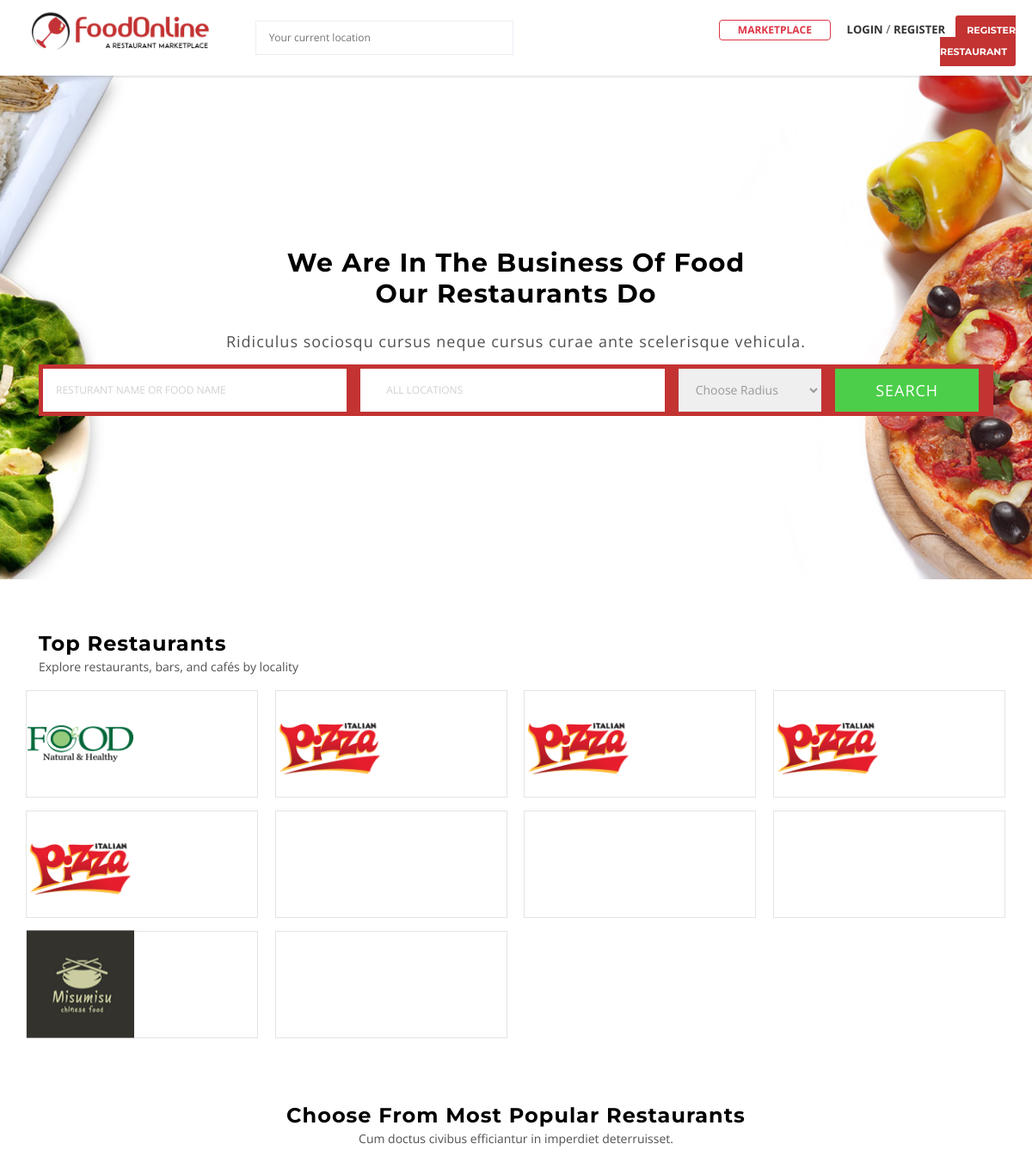
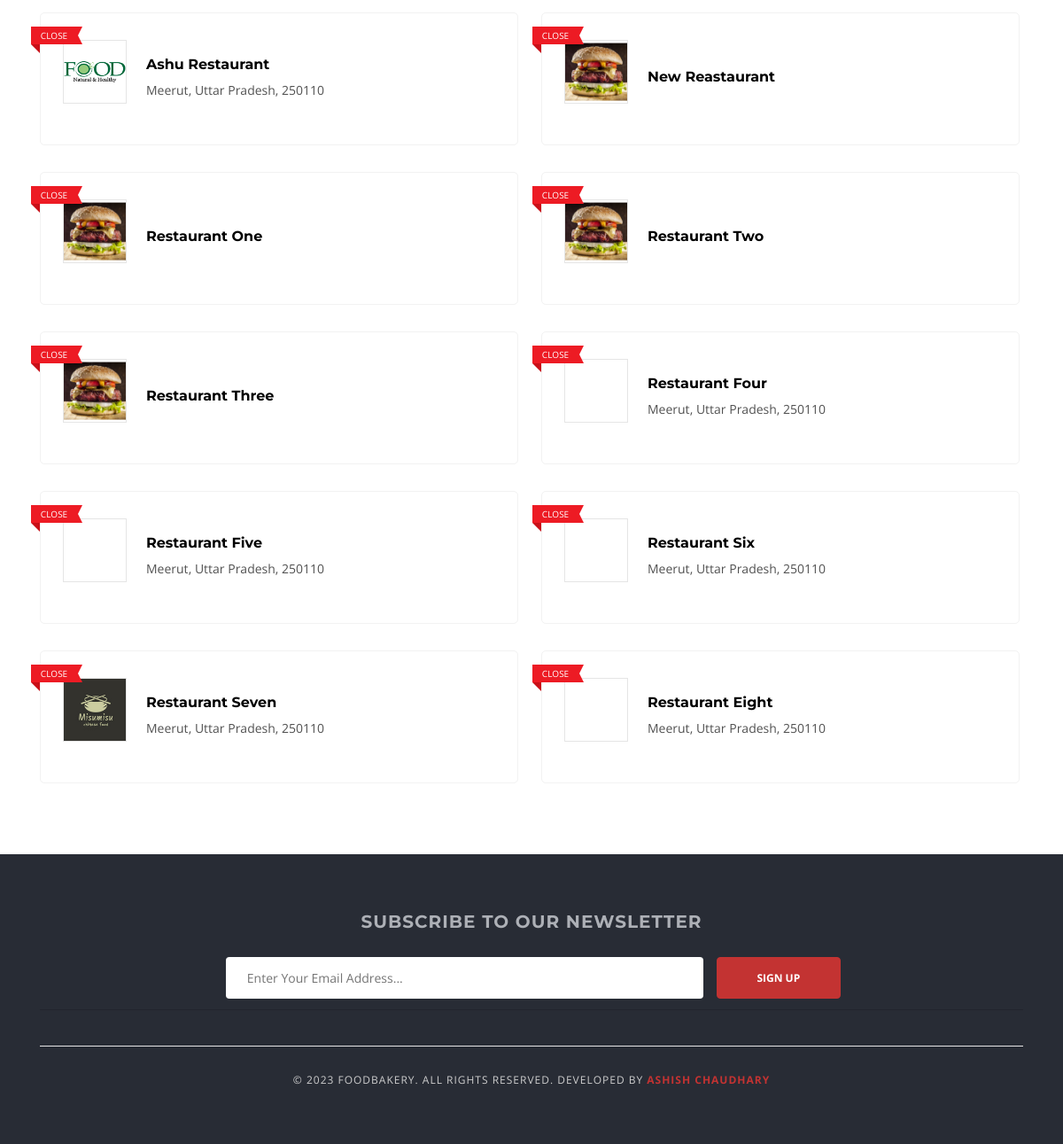
The page / on the database its author committed (2 pictures, top to bottom).
### vendor/models.py (models this page shows, shortened)
class Vendor(models.Model):
    user = models.OneToOneField(User, related_name = 'user', on_delete = models.CASCADE)
    user_profile = models.OneToOneField(UserProfile, related_name='user_profile', on_delete = models.CASCADE)
    vendor_name = models.CharField(max_length=100)
    vendor_slug = models.SlugField(max_length=100,unique=True)
    vendor_license = models.ImageField(upload_to='vendor/license')
    is_approved = models.BooleanField(default=False)
    created_at = models.DateTimeField(auto_now_add=True)
    modified_at = models.DateField(auto_now=True)
    def __str__(self):
        return self.vendor_name

### account/models.py (models this page shows, shortened)
class UserProfile(models.Model):
    user = models.OneToOneField(User, on_delete=models.CASCADE)
    address = models.CharField(blank=True, max_length=300)
    profile_picture = models.ImageField(blank=True, null=True, upload_to='users/profile_pictures')
    cover_picture = models.ImageField(blank=True, null=True, upload_to='users/cover_photos')
    city = models.CharField(blank=True, max_length=20)
    state = models.CharField(blank=True, max_length=20)
    country = models.CharField(blank=True, max_length=20)
    pin_code = models.CharField(blank=True, null=True, max_length=6)
    created_at = models.DateTimeField(auto_now_add=True)
    modified_at = models.DateTimeField(auto_now=True)

### foodOnline_main/views.py (the view)
# urls.py: 2. Add a URL to urlpatterns:  path('', views.home, name='home')
def home(request):
    vendors = Vendor.objects.filter(is_approved=True, user__is_active=True)
    context = {
        'vendors':vendors
    }
    return render(request,'home.html',context)

### account/context_processors.py (called while the page is built)
def get_vendor(request):
    try:
        vendor = Vendor.objects.get(user=request.user)
    except:
        vendor = None
    return dict(vendor=vendor)

def get_user_profile(request):
    try:
        user_profile = UserProfile.objects.get(user=request.user)
    except:
        user_profile = None
    return dict(user_profile=user_profile)

def get_google_api(request):
    return {'GOOGLE_API_KEY': settings.GOOGLE_API_KEY}

### marketplace/context_processors.py (called while the page is built, shortened)
def get_cart_counter(request):
    cart_count = 0
    return dict(cart_count=cart_count)

def get_cart_amounts(request):
    subtotal = 0
    tax = 0
    grand_total = 0
    tax_dict = {}
    return dict(subtotal=subtotal, tax=tax, grand_total=grand_total, tax_dict=tax_dict)

### order/request_object.py (called while the page is built)
def RequestObjectMiddleware(get_response):
    def middleware(request):
        models.request_object = request
        response = get_response(request)
        return response
    return middleware

### templates/home.html (shortened to what this page needs)
{% extends 'base.html' %}
{% load static %}
{% block content %}
<div class="main-section">
	<div class="page-section nopadding cs-nomargin main-search-bar" style="padding-top: 200px; padding-bottom: 150px; margin-bottom: 0px; background: url({% static 'extra-images/bg-image1.jpg' %}) no-repeat center / cover;">
		<div class="container">
			<div class="row">
				<div class="col-lg-12 col-md-12 col-sm-12 col-xs-12 ">
					<div class="element-title">
						<h1 style="font-size: 40px; color: #505050; text-transform: uppercase; line-height: 50px; margin-bottom: 25px; text-align:center;">
							We are in the business of food<br>our restaurants do</h1>
						<p style="font-size: 18px; letter-spacing: 1px; color: #505050; text-align:center;">
							Ridiculus sociosqu
							cursus neque cursus curae ante scelerisque vehicula.</p>
					</div>
				</div>
				<div class="col-lg-12 col-md-12 col-sm-12 col-xs-12 ">
					<div class="main-search fancy bg-holder">
						<form action="{% url 'search' %}" method="GET">
							<div class="row">
								<div class="col-lg-4 col-md-4 col-sm-3 col-xs-12">
									<div class="field-holder">
										<input type="text" name="keyword" placeholder="Resturant name or food name">
									</div>
								</div>
								<div class="col-lg-4 col-md-4 col-sm-5 col-xs-12">
									<div class="field-holder">
										<ul>
											<li class="select-location">
												<div class="foodbakery-locations-fields-group foodbakery-focus-out">
													<span class="foodbakery-search-location-icon"><i class="icon-location"></i></span>
													<input type="text" name="address" class="location-field-text filter" id="" required placeholder="All Locations">
												</div>
											</li>
										</ul>
									</div>
								</div>
								<div class="col-lg-2 col-md-2 col-sm-2 col-xs-12">
									<select name="radius" id="radius" style="height: 50px;" required>
										<option value="" selected>Choose Radius</option>
									</select>
								</div>
								<div class="col-lg-2 col-md-2 col-sm-2 col-xs-12">
									<div class="field-holder">
										<input type="submit" value="Search">
									</div>
								</div>
							</div>
						</form>
					</div>
				</div>
			</div>
		</div>
	</div>
	<div class="page-section nopadding cs-nomargin" style="margin-top: 0px;padding-top: 60px;padding-bottom: 0px;margin-bottom: 0px;background: #ffffff;">
		<div class="container">
			<div class="row">
				<div class="col-lg-12 col-md-12 col-sm-12 col-xs-12">
					<div class="element-title align-left">
						<h2>Top Restaurants</h2>
						<p>Explore restaurants, bars, and cafés by locality</p>
					</div>
				</div>
				<div class="col-lg-12 col-md-12 col-sm-12 col-xs-12" style="padding-right: 0 !important; padding-left: 0 !important;">
					<div class="company-logo">
						<ul>
							{% for vendor in vendors  %}
								<li class="has-border">
									<figure>
										{% if vendor.user_profile.profile_picture %}
										<a href="{% url 'vendor_detail' vendor.vendor_slug %}"><img src="{{ vendor.user_profile.profile_picture.url }}" height="125"  class="attachment-full size-full wp-post-image" alt=""></a>
										{% else %}
										<a href="{% url 'vendor_detail' vendor.vendor_slug %}"><img src="{% static 'extra-images/listing-logo18.png' %}" height="125"  class="attachment-full size-full wp-post-image" alt=""></a>
										{% endif %}
									</figure>
								</li>
							{% endfor %}
						</ul>
					</div>
				</div>
			</div>
		</div>
	</div>
	<div class="page-section nopadding cs-nomargin" style="margin-top: 0px;padding-top: 60px;padding-bottom: 50px;margin-bottom: 0px;background: #ffffff;">
		<div class="container">
			<div class="row">
				<div class="col-lg-12 col-md-12 col-sm-12 col-xs-12">
					<div class="element-title align-center">
						<h2>Choose From Most Popular Restaurants</h2>
						<p>Cum doctus civibus efficiantur in imperdiet deterruisset.</p>
					</div>
				</div>
				<div class="col-lg-12 col-md-12 col-sm-12 col-xs-12">
					<div class="listing fancy">
						<ul class="row">
							{% for vendor in vendors %}
							<li class="col-lg-6 col-md-6 col-sm-6 col-xs-12">
								<div class="list-post featured">
									<div class="img-holder">
										<figure>
											<a href="#">
												{% if vendor.user_profile.profile_picture %}
												<img src="{{ vendor.user_profile.profile_picture.url }}" class="img-thumb wp-post-image" alt="">
												{% else %}
												<img src="{% static 'images/default-profile.png' %}" class="img-thumb wp-post-image" alt="">
												{% endif %}
											</a>
										</figure>
									    <span class="restaurant-status close">
											<em class="bookmarkRibbon"></em>Close
										</span>
									</div>
									<div class="text-holder">
										<div class="post-title">
											<h5>
												<a href="#">{{ vendor }}</a>
											</h5>
										</div>
										{% if vendor.user_profile.city and vendor.user_profile.state and vendor.user_profile.pin_code %}
										<span>{{ vendor.user_profile.city }}, {{ vendor.user_profile.state }}, {{ vendor.user_profile.pin_code }}</span>
										{% endif %}
									</div>
									<div class="list-option">
										<a href="javascript:void(0);" class="shortlist-btn" data-toggle="modal" data-target="#sign-in">
											<i class="icon-heart-o"></i>
										</a>
									</div>
								</div>
							</li>
							{% endfor %}
						</ul>
					</div>
				</div>
			</div>
		</div>
	</div>
</div>
{% endblock  %}

### templates/base.html (shortened to what this page needs)
{% load static %}
<!DOCTYPE html>
<html lang="en">
<head>
	<link href="{% static 'css/iconmoon.css' %}" rel="stylesheet">
	<link href="{% static 'css/style.css' %}" rel="stylesheet">
	<link href="{% static 'css/cs-foodbakery-plugin.css' %}" rel="stylesheet">
	<link rel="stylesheet" href="https://stackpath.bootstrapcdn.com/bootstrap/4.3.1/css/bootstrap.min.css">
	<link href="{% static 'css/bootstrap-slider.css' %}" rel="stylesheet">
	<link href="{% static 'css/custom.css' %}" rel="stylesheet">
	<link rel="stylesheet" href="https://cdnjs.cloudflare.com/ajax/libs/font-awesome/4.7.0/css/font-awesome.min.css">
	<link rel="stylesheet" href="{% static 'css/custom.css' %}">
	<link rel="stylesheet" href="//cdn.datatables.net/1.12.1/css/jquery.dataTables.min.css">
</head>
<body>
    {% include 'includes/navbar.html' %}
    {% block content %}
    {% endblock  %}
    {% include 'includes/footer.html' %}

### templates/includes/navbar.html (shortened to what this page needs)
{% load static %}
<div class="wrapper">
    <header id="header">
        <div class="main-header">
            <div class="container-fluid">
                <div class="row">
                    <div class="col-lg-8 col-md-8 col-sm-12 col-xs-12">
                        <div class="logo">
                            <figure>
                                <a href="{% url 'home' %}" class="light-logo">
                                    <img src="{% static 'logo/foodOnlineLogo.png' %}" alt="FoodOnline" width="250">
                                </a>
                            </figure>
                        </div>
                        <div class="main-location ml-5">
                            <ul>
                                <li class="location-has-children choose-location">
                                    <form action="#">
                                        <input type="text" value="" name="location" id="location" placeholder="Your current location" autocomplete="off">
                                        <span id="foodbakery_radius_location_open" class="foodbakery-radius-location" onclick="getLocation()"><i class="icon-target5"></i></span>
                                    </form>
                                </li>
                            </ul>
                            </div>
                    </div>
                    <div class="col-lg-4 col-md-4 col-sm-12 col-xs-12">
                        <div class="login-option">
                            <a href="{% url 'marketplace' %}" class="btn btn-outline-danger text-uppercase font-weight-bold">Marketplace</a>
                            {% if user.is_authenticated %}
                            <a class="cs-color cs-popup-joinus-btn login-popup" href="{% url 'myAccount' %}">My Account</a>
                            <a class="cs-color cs-popup-joinus-btn login-popup text-danger" href="{% url 'logout' %}">Logout</a>
                            {% else %}
                            <a class="cs-color cs-popup-joinus-btn login-popup" href="{% url 'login' %}">Login</a> /
                                <span><a href="{% url 'registerUser' %}" class="cs-color cs-popup-joinus-btn login-popup ml-0">Register</a></span><a class="get-start-btn" href="{% url 'registerVendor' %}">
                                Register
                                Restaurant </a>
                            {% endif %}
                        </div>
                    </div>
                </div>
            </div>
        </div>
    </header>

### templates/includes/footer.html (shortened to what this page needs)
{% load static %}
    <footer id="footer" class="footer-style-2">
        <div class="footer-widget">
            <div class="container">
                <div class="row">
                    <div class="col-lg-12 col-md-12 col-sm-12 col-xs-12">
                        <div class="widget widget-newsletter">
                            <div class="widget-title">
                                <h5>Subscribe to our Newsletter</h5>
                            </div>
                            <div class="fieldset">
                                <form action="#">
                                    <div class="field-holder">
                                        <label>
                                            <input type="text" class="field-input" placeholder=" Enter Your Email Address...">
                                        </label>
                                    </div>
                                    <div class="field-holder btn-holder">
                                        <input class="subscribe-btn bgcolor" type="submit" value="Sign Up">
                                    </div>
                                </form>
                            </div>
                        </div>
                    </div>
                </div>
            </div>
        </div>
        <div class="copyright-sec">
            <div class="container">
                <div class="row">
                    <div class="col-lg-12 col-md-12 col-sm-12 col-xs-12">
                        <div class="copyright-inner">
                            <div class="copy-right">
                                <p>© 2023 Foodbakery. All Rights Reserved. Developed By <a href="#">Ashish Chaudhary</a>
                                </p>
                            </div>
                        </div>
                    </div>
                </div>
            </div>
        </div>
    </footer>
</div>
</body>
</html>

### foodOnline_main/static/css/custom.css (style rules this page uses)
.btn { padding: 2px 1.75em; font-size: 12px; cursor: pointer; }
.main-search.fancy .field-holder input[type="text"] { color: #000000 !important; }

### templates/base.html (style rules this page uses)
body, .main-section p, .mce-content-body p { font:Normal 14px/24px "Open Sans", sans-serif;letter-spacing: 0px;text-transform: none;color: #515151 !important; }

### rows shown on the page
Vendor: user_profile.profile_picture (picture), vendor_name "Ashu Restaurant", user_profile.city "Meerut", user_profile.state "Uttar Pradesh", user_profile.pin_code "250110"
Vendor: vendor_name "New Reastaurant"
Vendor: vendor_name "Restaurant One"
Vendor: vendor_name "Restaurant Two"
Vendor: vendor_name "Restaurant Three"
Vendor: user_profile.profile_picture (picture), vendor_name "Restaurant Seven", user_profile.city "Meerut", user_profile.state "Uttar Pradesh", user_profile.pin_code "250110"
Vendor: vendor_name "Restaurant Four", user_profile.city "Meerut", user_profile.state "Uttar Pradesh", user_profile.pin_code "250110"
Vendor: vendor_name "Restaurant Five", user_profile.city "Meerut", user_profile.state "Uttar Pradesh", user_profile.pin_code "250110"
Vendor: vendor_name "Restaurant Six", user_profile.city "Meerut", user_profile.state "Uttar Pradesh", user_profile.pin_code "250110"
Vendor: vendor_name "Restaurant Eight", user_profile.city "Meerut", user_profile.state "Uttar Pradesh", user_profile.pin_code "250110"
